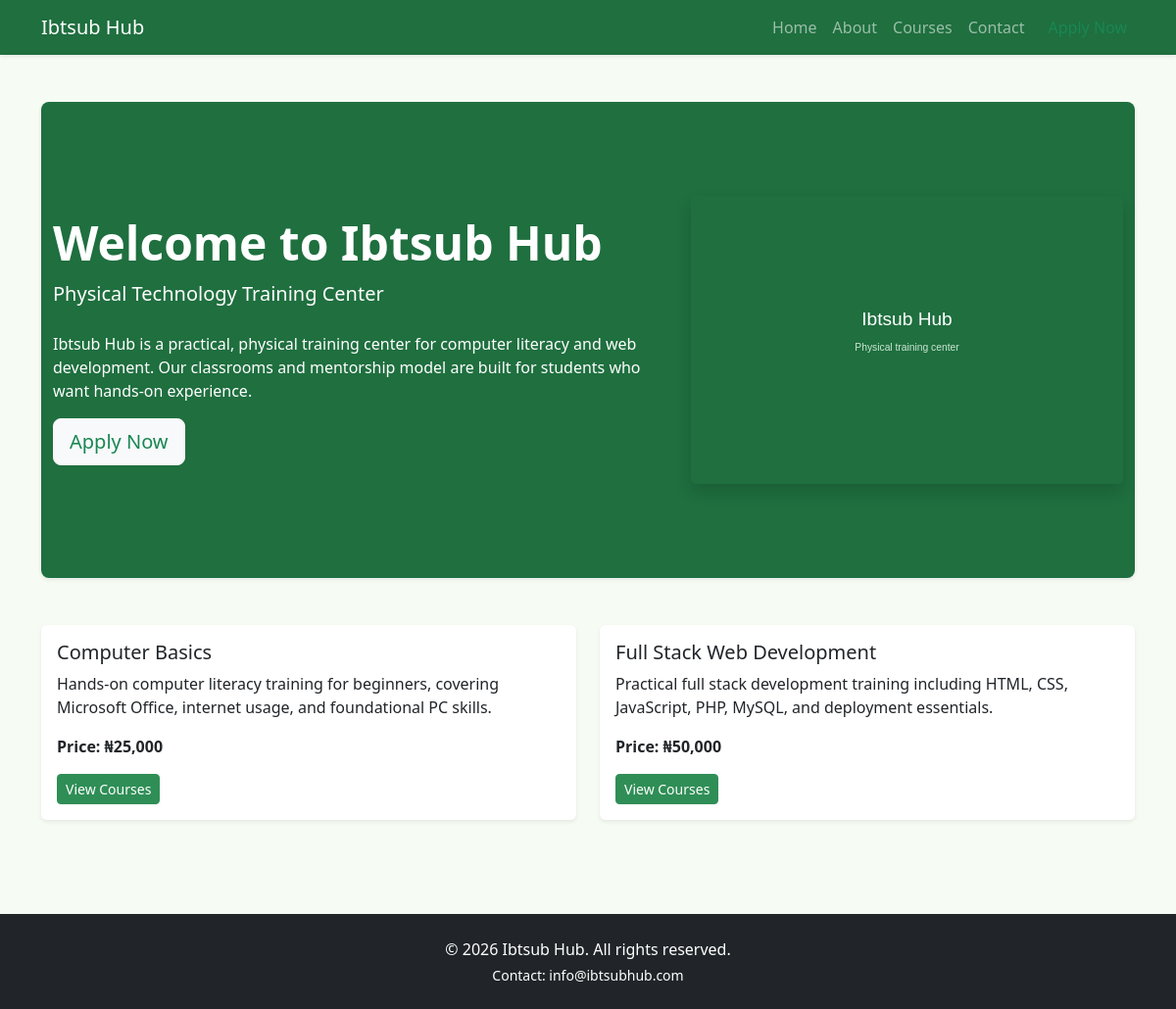
The page / on the database its author committed.
### tables this page shows
CREATE TABLE IF NOT EXISTS settings (
  id INT UNSIGNED AUTO_INCREMENT PRIMARY KEY,
  setting_key VARCHAR(100) NOT NULL UNIQUE,
  setting_value TEXT NOT NULL,
  description VARCHAR(255) NULL,
  created_at TIMESTAMP NOT NULL DEFAULT CURRENT_TIMESTAMP,
  updated_at TIMESTAMP NOT NULL DEFAULT CURRENT_TIMESTAMP ON UPDATE CURRENT_TIMESTAMP
);

CREATE TABLE IF NOT EXISTS courses (
  id INT UNSIGNED AUTO_INCREMENT PRIMARY KEY,
  title VARCHAR(150) NOT NULL,
  slug VARCHAR(150) NOT NULL UNIQUE,
  description TEXT NOT NULL,
  price DECIMAL(10,2) NOT NULL DEFAULT 0.00,
  duration VARCHAR(100) NULL,
  is_active TINYINT(1) NOT NULL DEFAULT 1,
  created_at TIMESTAMP NOT NULL DEFAULT CURRENT_TIMESTAMP,
  updated_at TIMESTAMP NOT NULL DEFAULT CURRENT_TIMESTAMP ON UPDATE CURRENT_TIMESTAMP
);

### app/controllers/BaseController.php (called while the page is built, shortened)
<?php
abstract class BaseController
{
    protected function render($view, $data = [], $layout = 'main')
    {
        extract($data);
        require APP_PATH . '/views/layouts/header.php';
        require APP_PATH . '/views/' . $view . '.php';
        require APP_PATH . '/views/layouts/footer.php';
    }
}

### app/controllers/HomeController.php (called while the page is built, shortened)
<?php
class HomeController extends BaseController
{
    public function index()
    {
        $courseModel = new Course();
        $courses = $courseModel->getAll(true);
        $this->render('public/home', compact('courses', 'settings'));
    }
}

### app/models/Setting.php (called while the page is built, shortened)
<?php
class Setting extends Model
{
    public static function findByKey($key)
    {
        $db = Database::getInstance()->getConnection();
        $stmt = $db->prepare('SELECT * FROM settings WHERE setting_key = :key LIMIT 1');
        $stmt->execute([':key' => $key]);
        return $stmt->fetch();
    }
}

### config/config.php (called while the page is built, shortened)
<?php
spl_autoload_register(function ($class) {
    $candidates = [
        APP_PATH . '/controllers/' . $class . '.php',
        APP_PATH . '/models/' . $class . '.php',
    ];
    foreach ($candidates as $candidate) {
        if (file_exists($candidate)) {
            return;
        }
    }
});
require_once APP_PATH . '/models/Database.php';
require_once APP_PATH . '/models/Model.php';
function getSettingValue($key, $default = '')
{
    $setting = Setting::findByKey($key);
    return $setting ? $setting['setting_value'] : $default;
}
function siteTitle()
{
    return getSettingValue('site_title', SITE_DEFAULT_TITLE);
}
function siteTagline()
{
    return getSettingValue('site_tagline', SITE_DEFAULT_TAGLINE);
}

### app/models/Database.php (called while the page is built)
<?php
class Database
{
    private static $instance;
    private $pdo;
    private function __construct()
    {
        $dsn = 'mysql:host=' . DB_HOST . ';dbname=' . DB_NAME . ';charset=utf8mb4';
        $options = [
            PDO::ATTR_ERRMODE => PDO::ERRMODE_EXCEPTION,
            PDO::ATTR_DEFAULT_FETCH_MODE => PDO::FETCH_ASSOC,
            PDO::ATTR_EMULATE_PREPARES => false,
        ];
        $this->pdo = new PDO($dsn, DB_USER, DB_PASS, $options);
    }
    public static function getInstance()
    {
        if (self::$instance === null) {
            self::$instance = new self();
        }
        return self::$instance;
    }
    public function getConnection()
    {
        return $this->pdo;
    }
}

### app/models/Model.php (called while the page is built, shortened)
<?php
abstract class Model
{
    public function __construct()
    {
        $this->db = Database::getInstance()->getConnection();
    }
}

### app/models/Course.php (called while the page is built, shortened)
<?php
class Course extends Model
{
    public function getAll($onlyActive = false)
    {
        if ($onlyActive) {
            $stmt = $this->db->prepare('SELECT * FROM courses WHERE is_active = 1 ORDER BY title ASC');
            $stmt->execute();
            return $stmt->fetchAll();
        }
        $stmt = $this->db->query('SELECT * FROM courses ORDER BY title ASC');
        return $stmt->fetchAll();
    }
}

### app/views/public/home.php (the view)
<section class="py-5 text-white bg-success rounded-3 shadow-sm">
    <div class="container py-5">
        <div class="row align-items-center">
            <div class="col-lg-7">
                <h1 class="display-5 fw-bold">Welcome to <?php echo htmlspecialchars(siteTitle()); ?></h1>
                <p class="lead mb-4"><?php echo htmlspecialchars(siteTagline()); ?></p>
                <p>Ibtsub Hub is a practical, physical training center for computer literacy and web development. Our classrooms and mentorship model are built for students who want hands-on experience.</p>
                <a href="index.php?page=apply" class="btn btn-light btn-lg text-success">Apply Now</a>
            </div>
            <div class="col-lg-5 text-center">
                <img src="/assets/img/hero.svg" alt="Training center" class="img-fluid rounded shadow" />
            </div>
        </div>
    </div>
</section>
<section class="py-5">
    <div class="row g-4">
        <?php foreach ($courses as $course): ?>
            <div class="col-md-6">
                <div class="card h-100 shadow-sm">
                    <div class="card-body">
                        <h5 class="card-title"><?php echo htmlspecialchars($course['title']); ?></h5>
                        <p class="card-text"><?php echo htmlspecialchars($course['description']); ?></p>
                        <p class="fw-bold">Price: ₦<?php echo number_format($course['price']); ?></p>
                        <a href="index.php?page=courses" class="btn btn-success btn-sm">View Courses</a>
                    </div>
                </div>
            </div>
        <?php endforeach; ?>
    </div>
</section>

### public/index.php (shortened to what this page needs)
<?php
require_once __DIR__ . '/../config/config.php';
$page = $_GET['page'] ?? 'home';
switch ($page) {
    case 'home':
        (new HomeController())->index();
        break;
}

### app/views/layouts/header.php (shortened to what this page needs)
<!DOCTYPE html>
<html lang="en">
<head>
    <link rel="stylesheet" href="https://cdn.jsdelivr.net/npm/bootstrap@5.3.2/dist/css/bootstrap.min.css" />
    <link rel="stylesheet" href="/assets/css/style.css" />
</head>
<body>
<nav class="navbar navbar-expand-lg navbar-dark bg-success shadow-sm">
    <div class="container">
        <a class="navbar-brand" href="index.php?page=home"><?php echo htmlspecialchars(siteTitle()); ?></a>
        <div class="collapse navbar-collapse" id="mainNav">
            <ul class="navbar-nav ms-auto">
                <li class="nav-item"><a class="nav-link" href="index.php?page=home">Home</a></li>
                <li class="nav-item"><a class="nav-link" href="index.php?page=about">About</a></li>
                <li class="nav-item"><a class="nav-link" href="index.php?page=courses">Courses</a></li>
                <li class="nav-item"><a class="nav-link" href="index.php?page=contact">Contact</a></li>
                <li class="nav-item"><a class="nav-link btn btn-light btn-sm text-success ms-2" href="index.php?page=apply">Apply Now</a></li>
            </ul>
        </div>
    </div>
</nav>
<main class="py-5">
    <div class="container">

### app/views/layouts/footer.php (shortened to what this page needs)
    </div>
</main>
<footer class="bg-dark text-white py-4">
    <div class="container text-center">
        <p class="mb-1">&copy; <?php echo date('Y'); ?> <?php echo htmlspecialchars(siteTitle()); ?>. All rights reserved.</p>
        <p class="small mb-0">Contact: <?php echo htmlspecialchars(getSettingValue('contact_email', 'info@ibtsubhub.com')); ?></p>
    </div>
</footer>
</body>
</html>

### assets/css/style.css (style rules this page uses)
body { background: #f6fbf4; color: #21311b; min-height: 100vh; }
.navbar, .bg-success { background: #1f6f3f !important; }
.btn-success { background: #2f8e56; border-color: #2f8e56; }
.card { border: 0; }
footer { background: #162d18; }

### rows shown on the page
settings: setting_value "Ibtsub Hub"
settings: setting_value "Physical Technology Training Center"
courses: title "Computer Basics", description "Hands-on computer literacy training for beginners, covering Microsoft Office, internet usage, and foundational PC skills.", price "25,000"
courses: title "Full Stack Web Development", description "Practical full stack development training including HTML, CSS, JavaScript, PHP, MySQL, and deployment essentials.", price "50,000"
settings: setting_value "info@ibtsubhub.com"
